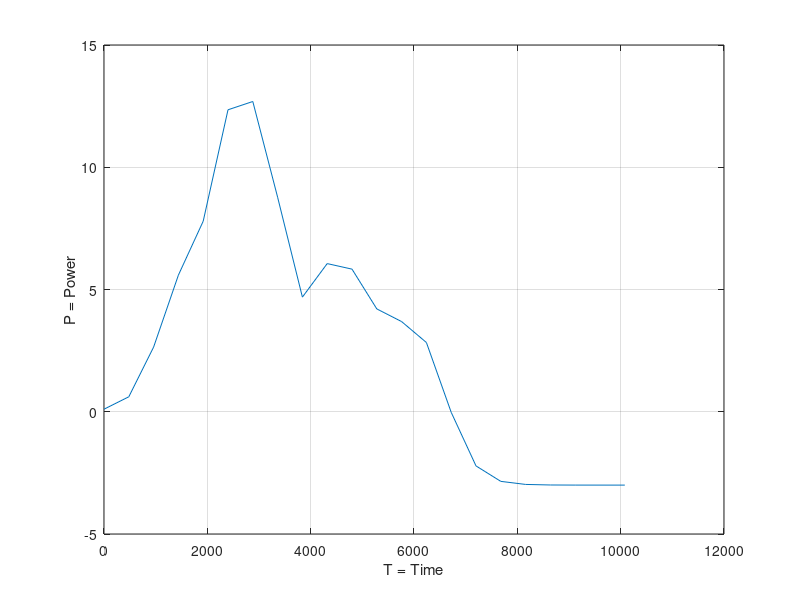
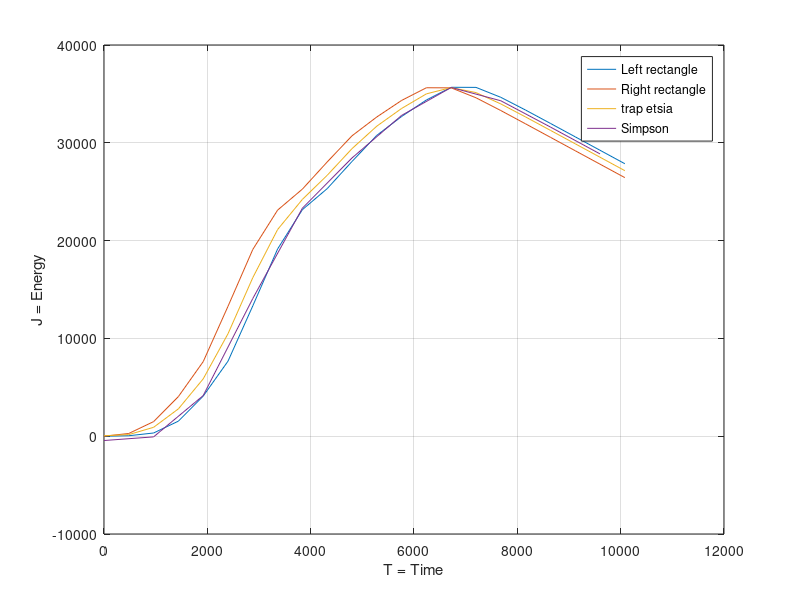

MATLAB code to generate these figures, in order:
T=[0    480    960   1440   1920   2400   2880   3360   3840   4320   4800   5280   5760   6240   6720   7200   7680   8160   8640   9120   9600  10080];
P=[0.1042       0.6117       2.6441       5.5888       7.7938      12.3503      12.6893       8.7763       4.6888       6.0596        5.833       4.2059       3.6882       2.8322      -0.0232       -2.215      -2.8473      -2.9725      -2.9951      -2.9992      -2.9999           -3];
h = (T(22) - T(1)) / 22;

figure (1)
plot(T,P)
grid on
ylabel('P = Power')
xlabel('T = Time')

for i = 1:22;
  E1(i) = h * sum(P(1:i-1));
end
for i = 1:22;
  E2(i) = h * sum(P(2:i));
end
for i = 1:22;
  E3(i) = h / 2 * (P(1) + P(i) + 2 * sum(P(2:i-1)));
end
for i = 1:22;
  if mod(i, 2) == 1
    E4(i) = (h / 3) * (P(1) + P(end) + 4 * sum(P(2:2:i-1)) + 2 * sum(P(3:2:i-2)));
  end
end
figure (2)
grafik = plot(T,E1); hold on;
plot(T,E2);
plot(T,E3);
plot(T(1:2:end),E4(1:2:end));
hold off;

grid on
legend('Left rectangle', 'Right rectangle', 'trap etsia', 'Simpson')
xlabel('T = Time')
ylabel('J = Energy')